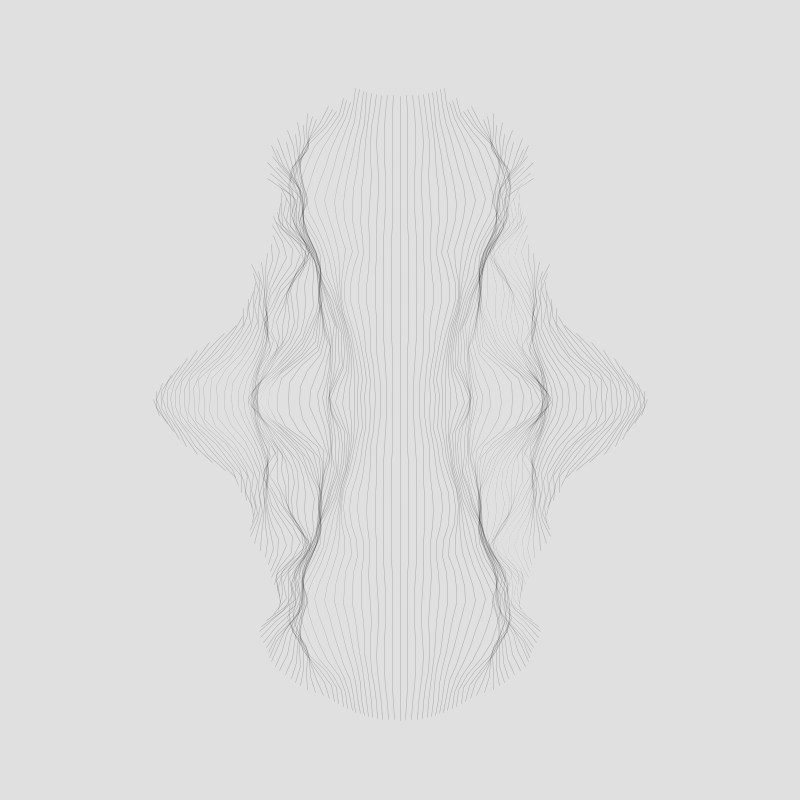
Frame 1 (no input)
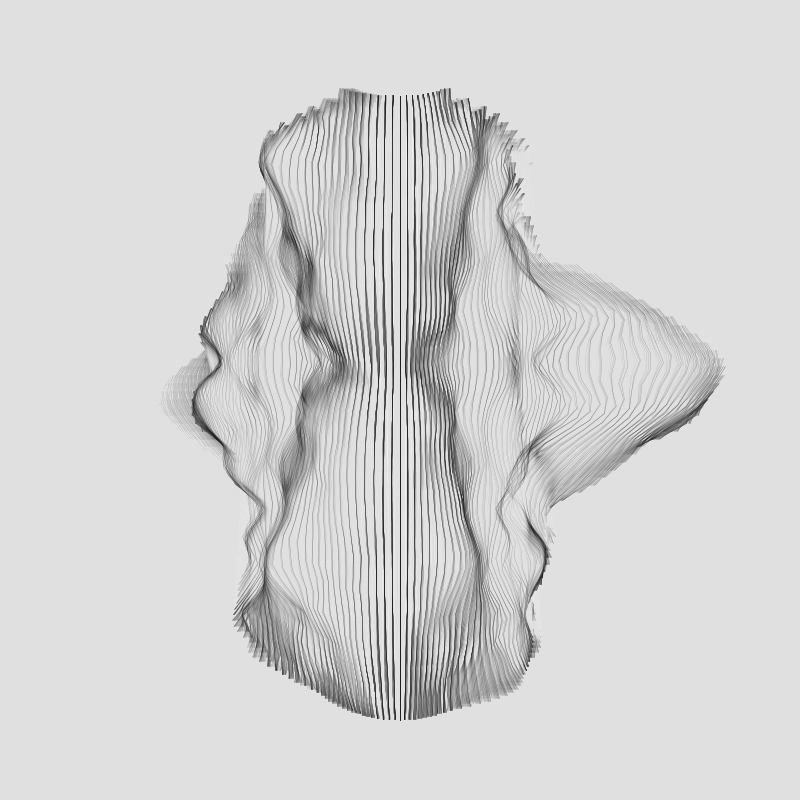
Frame 60 (the mouse pressed at the canvas centre just before this capture)
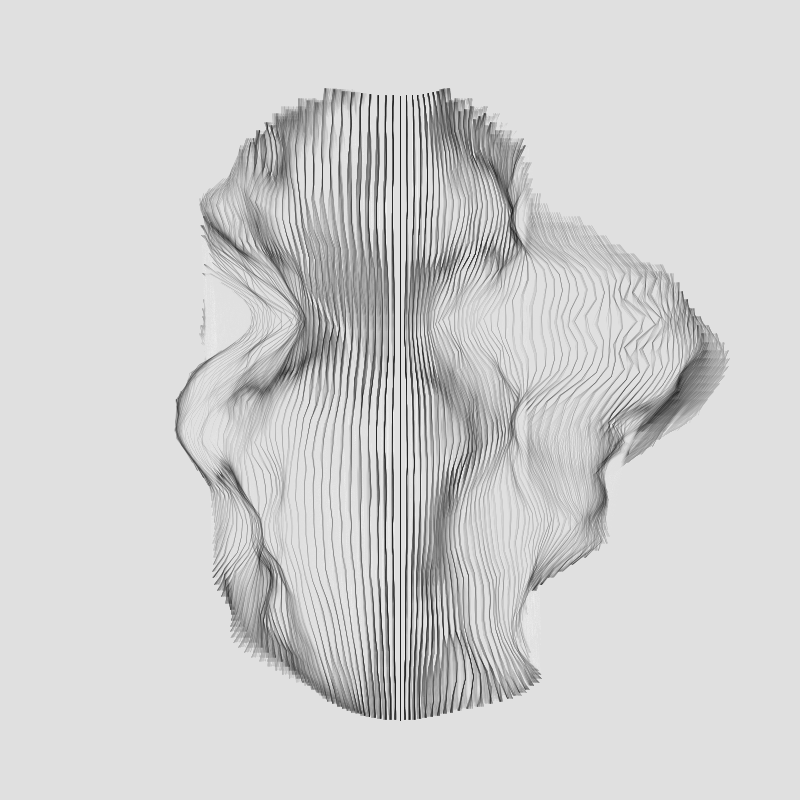
Frame 120 (the mouse held since frame 60 and released just before this capture)

The Processing sketch that drew these frames (run headless with seeded random() and noise(); from frame 60 on, the mouse is pressed at the canvas centre):

// Processing sketch: processing_59980
// ── processing_59980.pde

float t;
void setup()
{
  size(800, 800);
  colorMode(RGB, 255);
  background(224);
  smooth();
  t = 0.0;
}

void draw()
{
  noStroke();
  fill(224, 4);
  rect(0, 0, width, height);
  translate(width/2, height/2);
  
  for (float a=0; a<PI; a+=PI/128)
  {
    float x = cos(a)*320;
    float y1 = sin(a)*320;
    float y2 = sin(-a)*320;
    
    beginShape();
    for (float y=y1; y>y2; y-=16)
    {
      fill(224, 12);
      stroke(0, 64);
      strokeWeight(0.5);
      vertex(noise(t/1000+x/200, t/1000+y/200, t/1000)*x*1.5,y);
      t+=0.001;
    }
    endShape();
  }
}
